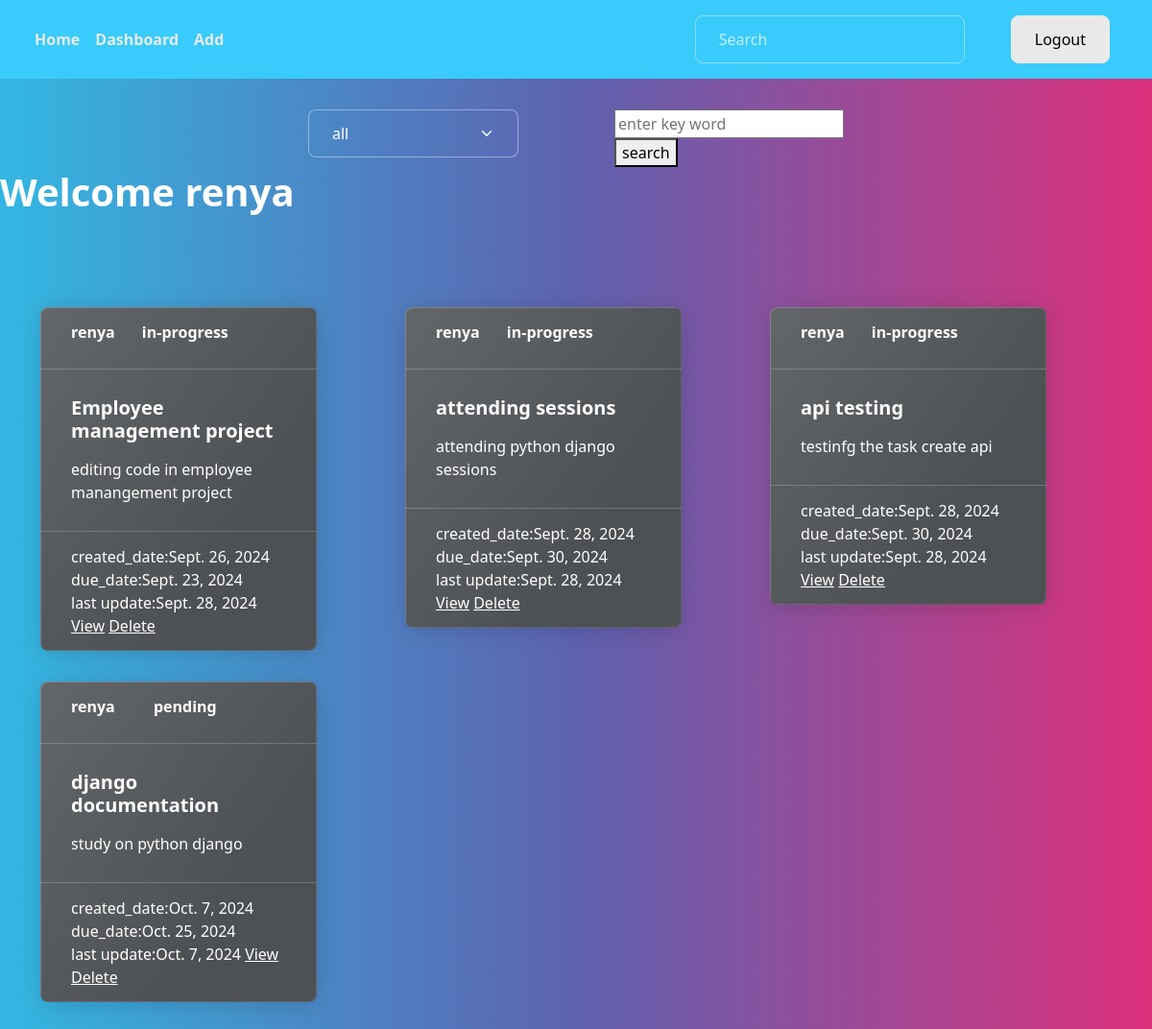
Screenshot of /tasks/all/ (signed in) with the database file from the repository.
### notes/models.py (models this page shows, shortened)
class Task(models.Model):
    title=models.CharField(max_length=200)
    description=models.TextField()
    created_date=models.DateTimeField(auto_now_add=True)  #no need to give this in forms  #auto_now works updated every time changes applied,auto_now_add created date
    due_date=models.DateTimeField(null=True)
    updated_date=models.DateTimeField(auto_now=True)
    category_choices=(
        ("personal","personal"),
        ("business","business")
    )
    category=models.CharField(max_length=200,choices=category_choices,default="personal")
    status_choices=(
        ("pending","pending"),
        ("in-progress","in-progress"),
        ("done","done")
    )
    status=models.CharField(max_length=200,choices=status_choices,default="pending")
    user=models.ForeignKey(User,on_delete=models.CASCADE)

### notes/views.py (the view)
# urls.py: path('tasks/all/',views.TaskListView.as_view(),name='task-list'),
@method_decorator(decs,name="dispatch")
class TaskListView(View):
    def get(self,request,*args,**kwargs):
        print(request.GET.get("search_text"))
        search_text=request.GET.get("search_text")
        selected_category=request.GET.get("category","all")
        if selected_category == "all":
            qs=Task.objects.filter(user=request.user)
        else:
            qs=Task.objects.filter(category=selected_category,user=request.user)
        if search_text!=None:
            qs=Task.objects.filter(user=request.user)
            qs=qs.filter(
                                    Q(title__icontains=search_text)|       #icontains---search caseinsesitive
                                    Q(description__icontains=search_text)
                                    )
        return render(request,"task_list.html",{"tasks":qs,"selected":selected_category})

### notes/templates/task_list.html (shortened to what this page needs)
{%extends 'base.html'%}
{%block main_block%}
<div class="container my-3">
    <div class="w-50 mx-auto d-flex justify-content-between">
        <form action="" style="width: 50%;height: 30px;">
            <select name="category" id="" class="form-select" onchange="this.form.submit()">
                <option value="all" {%if selected == 'all' %} selected {%endif%}>all</option>
            </select>
        </form>
        <form action="" style="width: 70%; height: 30px;padding-left: 100px;">
            <input type="text" placeholder="enter key word" name="search_text">
            <button type="submit">search</button>
        </form>
    </div>
</div>
<h1>Welcome {{request.user}}</h1>
<div class="container mt-5">
    <div class="row">
        {%for t in tasks%}
        <div class="col-4">
            <div class="card text-bg-dark mb-3" style="max-width: 18rem;">
                <div class="card-header d-flex justify-content-between">
                    <div>{{t.user}} </div>
                    <div>{{t.status}}</div>
                    <div>
                    </div>
                </div>
                <div class="card-body">
                    <h5 class="card-title">{{t.title}}</h5>
                    <p class="card-text">{{t.description}}</p>
                </div>
                <div class="card-footer text-body-white">
                    created_date:{{t.created_date|date}}
                    due_date:{{t.due_date|date}}
                    <br>
                    last update:{{t.updated_date|date}}
                    <a href="{%url 'task-update' t.id %}">View</a>
                    <a href="{%url 'task-delete' t.id%}">Delete</a>
                </div>
            </div>
        </div>
        {%endfor%}
    </div>
{%endblock%}

### rows the page displays
Task: user "renya", status "in-progress", title "Employee management project", description "editing code in employee manangement project", created_date "Sept. 26, 2024", due_date "Sept. 23, 2024", updated_date "Sept. 28, 2024"
Task: user "renya", status "in-progress", title "attending sessions", description "attending python django sessions", created_date "Sept. 28, 2024", due_date "Sept. 30, 2024", updated_date "Sept. 28, 2024"
Task: user "renya", status "in-progress", title "api testing", description "testinfg the task create api", created_date "Sept. 28, 2024", due_date "Sept. 30, 2024", updated_date "Sept. 28, 2024"
Task: user "renya", status "pending", title "django documentation", description "study on python django", created_date "Oct. 7, 2024", due_date "Oct. 25, 2024", updated_date "Oct. 7, 2024"

### other values shown
{{ request.user }} "renya"
